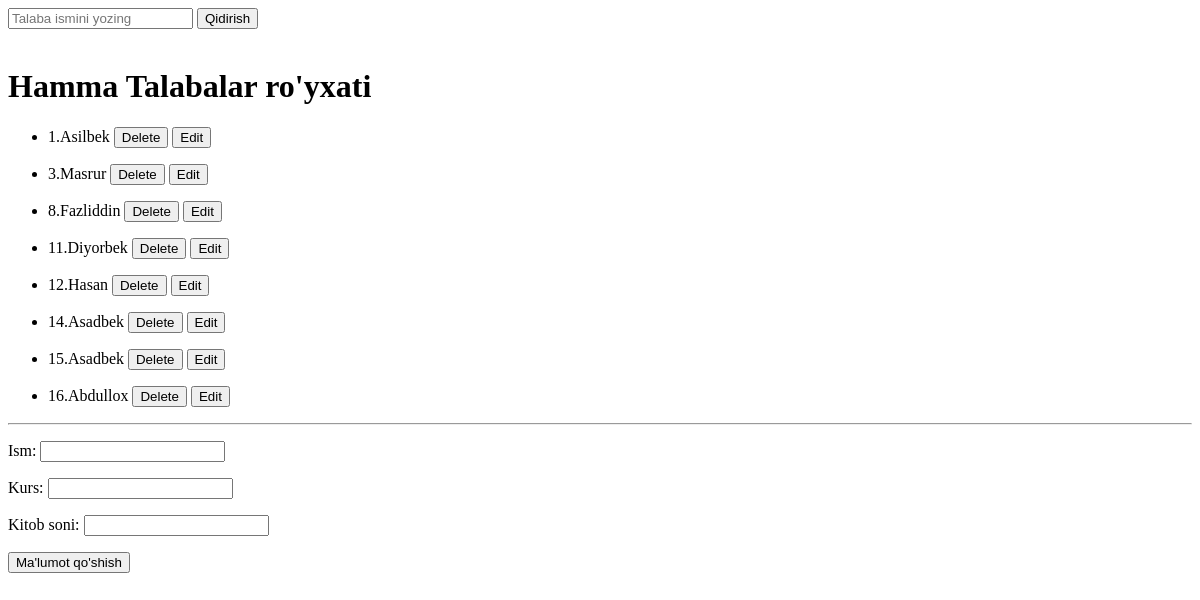
/students/, run on an earlier commit of the app's database.
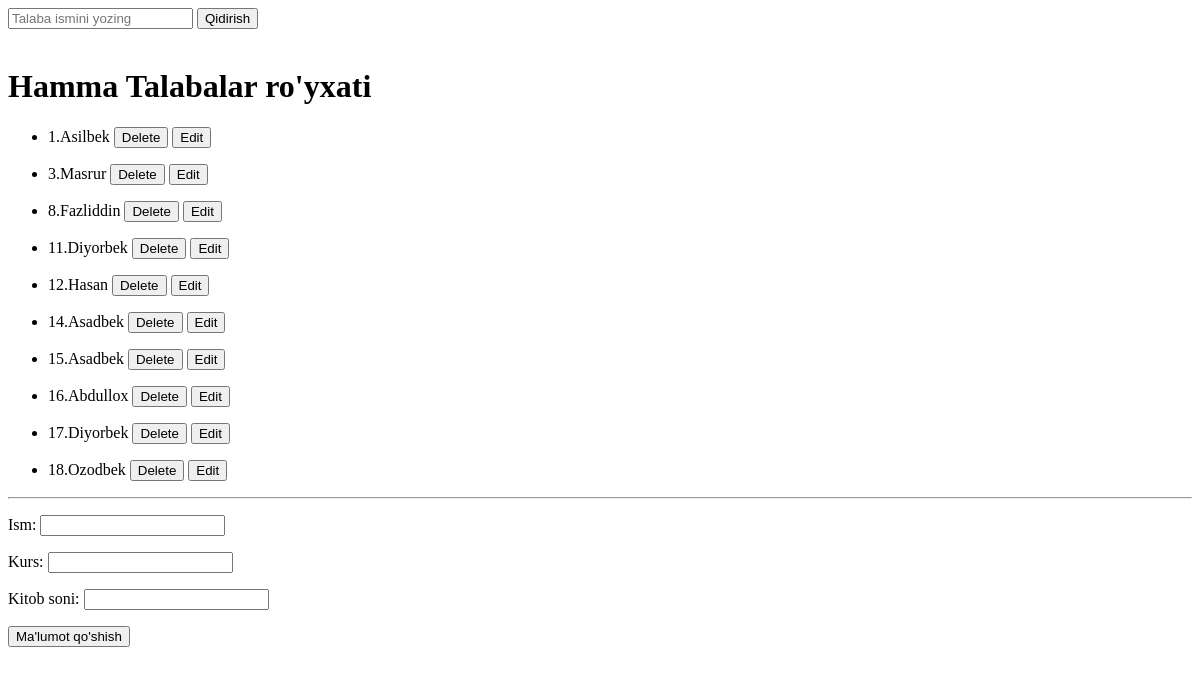
And on a later commit of the database.
### Asosiy/models.py (models this page shows, shortened)
class Talaba(models.Model):
    ism=models.CharField(max_length=20)
    kurs=models.PositiveIntegerField()
    kitob_soni=models.PositiveIntegerField()

### Asosiy/views.py (the view, shortened to what this page needs)
# urls.py: path('students/', all_students),
def all_students(request):
    natija = Talaba.objects.all()
    kiritilgan_ismi = request.GET.get("ismi")
    if kiritilgan_ismi is not None:
        natija = Talaba.objects.filter(ism__contains=kiritilgan_ismi)
    data = {
        "students": natija,
        'form': TalabaForm()
    }
    return render(request, "Students.html", data)

### Asosiy/forms.py
class TalabaForm(forms.Form):
    ism=forms.CharField(label='Ism')
    kurs=forms.IntegerField(label='Kurs')
    kitob_soni=forms.IntegerField(label='Kitob soni')

### templates/Students.html (shortened to what this page needs)
<!DOCTYPE html>
<html lang="en">
<head>
</head>
<body>
    <form method="get">
        <input name="ismi" type="text" placeholder="Talaba ismini yozing">
        <button>Qidirish</button>
    </form>
    <br>
    <h1>Hamma Talabalar ro'yxati</h1>
    {%for student in students %}
    <ul>
        <li>
            {{student.id}}.{{student.ism}}
            <a href="/talaba_ochir/{{student.id}}"><button>Delete</button></a>
            <a href="/talabalar/{{student.id}}/tahrirlash/"><button>Edit</button></a>
        </li>
    </ul>
    {%endfor%}
    <hr>
    <form method="post">{% csrf_token %}
        {{form.as_p}}
        <button >Ma'lumot qo'shish</button>
    </form>
</body>
</html>

What changed in the data, as far as the page shows it:
added Talaba: id "17", ism "Diyorbek"
added Talaba: id "18", ism "Ozodbek"
